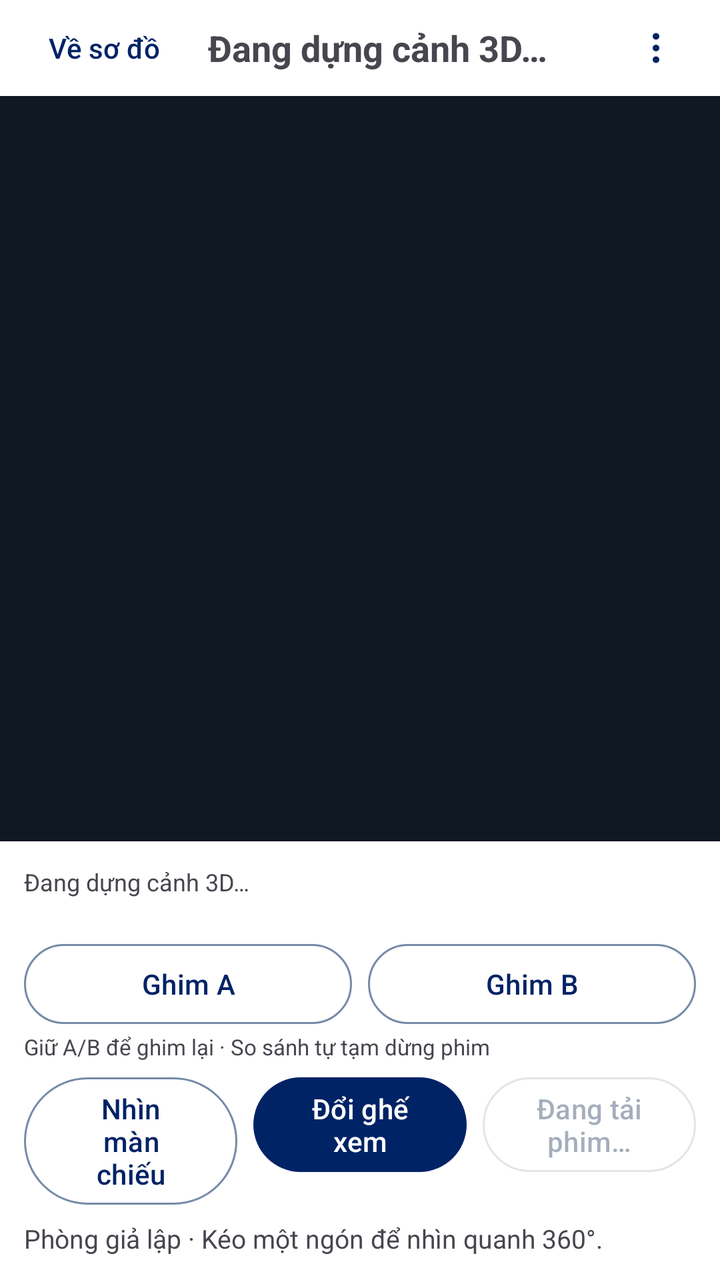
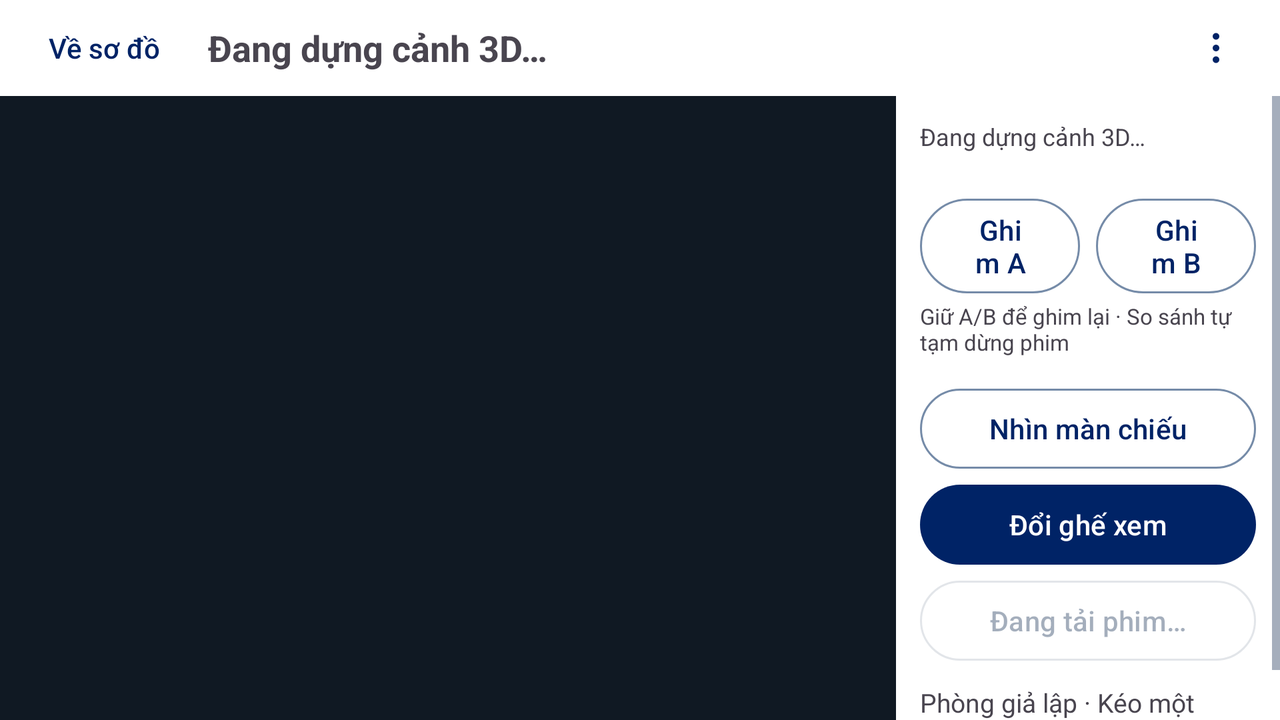

The same Android screen from two of the app's own layout files: first res/layout/ as a phone draws it, then the repository's variant for another configuration, drawn on a device whose configuration selects that folder. Both files follow.
<!-- AndroidManifest.xml: application theme Theme.CinemaMap -->
<!-- res/layout/activity_cinema_preview.xml -->
<?xml version="1.0" encoding="utf-8"?>
<androidx.constraintlayout.widget.ConstraintLayout xmlns:android="http://schemas.android.com/apk/res/android"
    xmlns:app="http://schemas.android.com/apk/res-auto"
    android:id="@+id/preview_root"
    android:layout_width="match_parent"
    android:layout_height="match_parent">

    <LinearLayout
        android:id="@+id/preview_toolbar"
        android:layout_width="0dp"
        android:layout_height="wrap_content"
        android:paddingHorizontal="8dp"
        android:gravity="center_vertical"
        android:orientation="horizontal"
        app:layout_constraintTop_toTopOf="parent"
        app:layout_constraintStart_toStartOf="parent"
        app:layout_constraintEnd_toEndOf="parent">

        <com.google.android.material.button.MaterialButton
            android:id="@+id/close_3d_preview"
            style="?attr/borderlessButtonStyle"
            android:layout_width="wrap_content"
            android:layout_height="wrap_content"
            android:minHeight="48dp"
            android:text="@string/preview_3d_back" />

        <TextView
            android:id="@+id/preview_title"
            android:layout_width="0dp"
            android:layout_height="wrap_content"
            android:layout_weight="1"
            android:paddingHorizontal="8dp"
            android:text="@string/preview_3d_loading"
            android:textSize="18sp"
            android:textStyle="bold" />

        <com.google.android.material.button.MaterialButton
            android:id="@+id/preview_options"
            style="?attr/materialIconButtonStyle"
            android:layout_width="48dp"
            android:layout_height="48dp"
            android:contentDescription="@string/preview_options"
            app:icon="@drawable/ic_preview_options"
            app:iconPadding="0dp" />
    </LinearLayout>

    <FrameLayout
        android:id="@+id/preview_scene_container"
        android:layout_width="0dp"
        android:layout_height="0dp"
        android:background="@color/preview_3d_background"
        app:layout_constraintTop_toBottomOf="@id/preview_toolbar"
        app:layout_constraintBottom_toTopOf="@id/preview_info"
        app:layout_constraintStart_toStartOf="parent"
        app:layout_constraintEnd_toEndOf="parent">

        <TextView
            android:id="@+id/preview_error"
            android:layout_width="match_parent"
            android:layout_height="match_parent"
            android:gravity="center"
            android:padding="24dp"
            android:textColor="@color/white"
            android:visibility="gone" />

        <com.google.android.material.button.MaterialButton
            android:id="@+id/exit_preview_fullscreen"
            android:layout_width="wrap_content"
            android:layout_height="wrap_content"
            android:layout_gravity="top|start"
            android:layout_margin="8dp"
            android:minHeight="48dp"
            android:maxWidth="144dp"
            android:visibility="gone"
            android:text="@string/preview_show_controls" />
    </FrameLayout>

    <LinearLayout
        android:id="@+id/preview_info"
        android:layout_width="0dp"
        android:layout_height="wrap_content"
        android:orientation="vertical"
        android:padding="12dp"
        app:layout_constraintBottom_toBottomOf="parent"
        app:layout_constraintStart_toStartOf="parent"
        app:layout_constraintEnd_toEndOf="parent">

        <TextView
            android:id="@+id/preview_status"
            android:layout_width="match_parent"
            android:layout_height="wrap_content"
            android:accessibilityLiveRegion="polite"
            android:text="@string/preview_3d_loading"
            android:textSize="12sp" />

        <TextView
            android:id="@+id/preview_seat_details"
            android:layout_width="match_parent"
            android:layout_height="wrap_content"
            android:accessibilityLiveRegion="polite"
            android:textStyle="bold"
            android:textSize="14sp" />

        <include layout="@layout/view_preview_extra_controls" />

        <LinearLayout
            android:layout_width="match_parent"
            android:layout_height="wrap_content"
            android:orientation="horizontal"
            android:layout_marginTop="4dp">

            <com.google.android.material.button.MaterialButton
                android:id="@+id/reset_3d_look"
                style="?attr/materialButtonOutlinedStyle"
                android:layout_width="0dp"
                android:layout_height="wrap_content"
                android:layout_weight="1"
                android:minHeight="48dp"
                android:text="@string/preview_3d_reset" />

            <com.google.android.material.button.MaterialButton
                android:id="@+id/change_preview_seat"
                android:layout_width="0dp"
                android:layout_height="wrap_content"
                android:layout_weight="1"
                android:layout_marginStart="8dp"
                android:minHeight="48dp"
                android:text="@string/preview_3d_change" />

            <com.google.android.material.button.MaterialButton
                android:id="@+id/toggle_trailer"
                style="?attr/materialButtonOutlinedStyle"
                android:layout_width="0dp"
                android:layout_height="wrap_content"
                android:layout_weight="1"
                android:layout_marginStart="8dp"
                android:minHeight="48dp"
                android:enabled="false"
                android:text="@string/trailer_loading" />
        </LinearLayout>

        <TextView
            android:layout_width="match_parent"
            android:layout_height="wrap_content"
            android:layout_marginTop="4dp"
            android:text="@string/preview_3d_description"
            android:textSize="13sp" />
    </LinearLayout>
</androidx.constraintlayout.widget.ConstraintLayout>
<!-- res/layout/view_preview_extra_controls.xml (included above) -->
<?xml version="1.0" encoding="utf-8"?>
<LinearLayout xmlns:android="http://schemas.android.com/apk/res/android"
    xmlns:app="http://schemas.android.com/apk/res-auto"
    android:layout_width="match_parent"
    android:layout_height="wrap_content"
    android:orientation="vertical">

    <com.google.android.material.button.MaterialButtonToggleGroup
        android:id="@+id/preview_seat_side"
        android:layout_width="match_parent"
        android:layout_height="wrap_content"
        android:visibility="gone"
        android:contentDescription="@string/preview_couple_position"
        app:singleSelection="true"
        app:selectionRequired="true">

        <com.google.android.material.button.MaterialButton
            android:id="@+id/preview_side_left"
            style="?attr/materialButtonOutlinedStyle"
            android:layout_width="0dp"
            android:layout_height="wrap_content"
            android:layout_weight="1"
            android:minHeight="48dp"
            android:paddingHorizontal="4dp"
            android:text="@string/preview_left" />

        <com.google.android.material.button.MaterialButton
            android:id="@+id/preview_side_right"
            style="?attr/materialButtonOutlinedStyle"
            android:layout_width="0dp"
            android:layout_height="wrap_content"
            android:layout_weight="1"
            android:minHeight="48dp"
            android:paddingHorizontal="4dp"
            android:text="@string/preview_right" />
    </com.google.android.material.button.MaterialButtonToggleGroup>

    <LinearLayout
        android:layout_width="match_parent"
        android:layout_height="wrap_content"
        android:orientation="horizontal">

        <com.google.android.material.button.MaterialButton
            android:id="@+id/preview_compare_a"
            style="?attr/materialButtonOutlinedStyle"
            android:layout_width="0dp"
            android:layout_height="wrap_content"
            android:layout_weight="1"
            android:minHeight="48dp"
            android:text="@string/preview_pin_a" />

        <com.google.android.material.button.MaterialButton
            android:id="@+id/preview_compare_b"
            style="?attr/materialButtonOutlinedStyle"
            android:layout_width="0dp"
            android:layout_height="wrap_content"
            android:layout_weight="1"
            android:layout_marginStart="8dp"
            android:minHeight="48dp"
            android:text="@string/preview_pin_b" />
    </LinearLayout>

    <TextView
        android:layout_width="match_parent"
        android:layout_height="wrap_content"
        android:textSize="11sp"
        android:text="@string/preview_compare_hint" />
</LinearLayout>
<!-- resources referenced by this layout -->
<resources>
  <color name="preview_3d_background">#101923</color>
  <color name="white">#FFFFFFFF</color>
  <!-- drawable ic_preview_options (drawable) -->
  <vector xmlns:android="http://schemas.android.com/apk/res/android"
      android:width="24dp" android:height="24dp" android:viewportWidth="24" android:viewportHeight="24">
      <path android:fillColor="#FF000000" android:pathData="M12,3a2,2 0,1 0,0 4a2,2 0,1 0,0 -4M12,10a2,2 0,1 0,0 4a2,2 0,1 0,0 -4M12,17a2,2 0,1 0,0 4a2,2 0,1 0,0 -4" />
  </vector>
  <string name="preview_3d_back">Về sơ đồ</string>
  <string name="preview_3d_change">Đổi ghế xem</string>
  <string name="preview_3d_description">Phòng giả lập · Kéo một ngón để nhìn quanh 360°.</string>
  <string name="preview_3d_loading">Đang dựng cảnh 3D…</string>
  <string name="preview_3d_reset">Nhìn màn chiếu</string>
  <string name="preview_compare_hint">Giữ A/B để ghim lại · So sánh tự tạm dừng phim</string>
  <string name="preview_couple_position">Vị trí trong ghế đôi</string>
  <string name="preview_left">Trái</string>
  <string name="preview_options">Tuỳ chọn 3D</string>
  <string name="preview_pin_a">Ghim A</string>
  <string name="preview_pin_b">Ghim B</string>
  <string name="preview_right">Phải</string>
  <string name="preview_show_controls">Hiện điều khiển</string>
  <string name="trailer_loading">Đang tải phim…</string>
  <style name="Theme.CinemaMap" parent="Base.Theme.CinemaMap" />
  <style name="Base.Theme.CinemaMap" parent="Theme.Material3.Light.NoActionBar">
          <item name="android:colorBackground">@color/app_background</item>
          <item name="android:textColorPrimary">@color/app_text</item>
          <item name="android:textColorSecondary">@color/app_text_secondary</item>
          <item name="colorPrimary">@color/app_navy</item>
          <item name="colorOnPrimary">@color/white</item>
          <item name="colorPrimaryContainer">@color/app_soft_blue</item>
          <item name="colorOnPrimaryContainer">@color/app_navy</item>
          <item name="colorSecondary">@color/app_navy</item>
          <item name="colorOnSecondary">@color/white</item>
          <item name="colorSecondaryContainer">@color/app_soft_blue</item>
          <item name="colorOnSecondaryContainer">@color/app_navy</item>
          <item name="colorTertiary">@color/app_navy</item>
          <item name="colorOnTertiary">@color/white</item>
          <item name="colorTertiaryContainer">@color/app_soft_blue</item>
          <item name="colorOnTertiaryContainer">@color/app_navy</item>
          <item name="colorSurface">@color/app_background</item>
          <item name="colorOnSurface">@color/app_text</item>
          <item name="colorOnSurfaceVariant">@color/app_text_secondary</item>
          <item name="colorSurfaceVariant">@color/app_soft_blue</item>
          <item name="colorSurfaceContainerLowest">@color/app_background</item>
          <item name="colorSurfaceContainerLow">@color/app_background</item>
          <item name="colorSurfaceContainer">@color/app_background</item>
          <item name="colorSurfaceContainerHigh">@color/app_background</item>
          <item name="colorSurfaceContainerHighest">@color/app_background</item>
          <item name="elevationOverlayEnabled">false</item>
          <item name="colorOutline">@color/seat_outline</item>
          <item name="colorOutlineVariant">@color/app_divider</item>
      </style>
  <color name="app_background">#FFFFFF</color>
  <color name="app_text">#102B4E</color>
  <color name="app_text_secondary">#51647E</color>
  <color name="app_navy">#002366</color>
  <color name="app_soft_blue">#E8EFFB</color>
  <color name="seat_outline">#758BA8</color>
  <color name="app_divider">#D9E2F0</color>
</resources>
<!-- res/layout-land/activity_cinema_preview.xml (the repository's variant of the layout above) -->
<!-- drawn on the phone turned sideways -->
<?xml version="1.0" encoding="utf-8"?>
<androidx.constraintlayout.widget.ConstraintLayout xmlns:android="http://schemas.android.com/apk/res/android"
    xmlns:app="http://schemas.android.com/apk/res-auto"
    android:id="@+id/preview_root"
    android:layout_width="match_parent"
    android:layout_height="match_parent">

    <LinearLayout
        android:id="@+id/preview_toolbar"
        android:layout_width="0dp"
        android:layout_height="wrap_content"
        android:paddingHorizontal="8dp"
        android:gravity="center_vertical"
        android:orientation="horizontal"
        app:layout_constraintTop_toTopOf="parent"
        app:layout_constraintStart_toStartOf="parent"
        app:layout_constraintEnd_toEndOf="parent">

        <com.google.android.material.button.MaterialButton
            android:id="@+id/close_3d_preview"
            style="?attr/borderlessButtonStyle"
            android:layout_width="wrap_content"
            android:layout_height="wrap_content"
            android:minHeight="48dp"
            android:text="@string/preview_3d_back" />

        <TextView
            android:id="@+id/preview_title"
            android:layout_width="0dp"
            android:layout_height="wrap_content"
            android:layout_weight="1"
            android:paddingHorizontal="8dp"
            android:text="@string/preview_3d_loading"
            android:textSize="18sp"
            android:textStyle="bold" />

        <com.google.android.material.button.MaterialButton
            android:id="@+id/preview_options"
            style="?attr/materialIconButtonStyle"
            android:layout_width="48dp"
            android:layout_height="48dp"
            android:contentDescription="@string/preview_options"
            app:icon="@drawable/ic_preview_options"
            app:iconPadding="0dp" />
    </LinearLayout>

    <androidx.constraintlayout.widget.Guideline
        android:id="@+id/preview_panel_divider"
        android:layout_width="wrap_content"
        android:layout_height="wrap_content"
        android:orientation="vertical"
        app:layout_constraintGuide_percent="0.70" />

    <FrameLayout
        android:id="@+id/preview_scene_container"
        android:layout_width="0dp"
        android:layout_height="0dp"
        android:background="@color/preview_3d_background"
        app:layout_constraintTop_toBottomOf="@id/preview_toolbar"
        app:layout_constraintBottom_toBottomOf="parent"
        app:layout_constraintStart_toStartOf="parent"
        app:layout_constraintEnd_toStartOf="@id/preview_panel_divider">

        <TextView
            android:id="@+id/preview_error"
            android:layout_width="match_parent"
            android:layout_height="match_parent"
            android:gravity="center"
            android:padding="24dp"
            android:textColor="@color/white"
            android:visibility="gone" />

        <com.google.android.material.button.MaterialButton
            android:id="@+id/exit_preview_fullscreen"
            android:layout_width="wrap_content"
            android:layout_height="wrap_content"
            android:layout_gravity="top|start"
            android:layout_margin="8dp"
            android:minHeight="48dp"
            android:maxWidth="144dp"
            android:visibility="gone"
            android:text="@string/preview_show_controls" />
    </FrameLayout>

    <ScrollView
        android:id="@+id/preview_controls_scroll"
        android:layout_width="0dp"
        android:layout_height="0dp"
        android:fillViewport="true"
        app:layout_constraintTop_toBottomOf="@id/preview_toolbar"
        app:layout_constraintBottom_toBottomOf="parent"
        app:layout_constraintStart_toEndOf="@id/preview_panel_divider"
        app:layout_constraintEnd_toEndOf="parent">

        <LinearLayout
            android:layout_width="match_parent"
            android:layout_height="wrap_content"
            android:orientation="vertical"
            android:padding="12dp">

            <TextView
                android:id="@+id/preview_status"
                android:layout_width="match_parent"
                android:layout_height="wrap_content"
                android:accessibilityLiveRegion="polite"
                android:text="@string/preview_3d_loading"
                android:textSize="12sp" />

            <TextView
                android:id="@+id/preview_seat_details"
                android:layout_width="match_parent"
                android:layout_height="wrap_content"
                android:accessibilityLiveRegion="polite"
                android:textStyle="bold"
                android:textSize="14sp" />

            <include layout="@layout/view_preview_extra_controls" />

            <com.google.android.material.button.MaterialButton
                android:id="@+id/reset_3d_look"
                style="?attr/materialButtonOutlinedStyle"
                android:layout_width="match_parent"
                android:layout_height="wrap_content"
                android:layout_marginTop="12dp"
                android:minHeight="48dp"
                android:text="@string/preview_3d_reset" />

            <com.google.android.material.button.MaterialButton
                android:id="@+id/change_preview_seat"
                android:layout_width="match_parent"
                android:layout_height="wrap_content"
                android:minHeight="48dp"
                android:text="@string/preview_3d_change" />

            <com.google.android.material.button.MaterialButton
                android:id="@+id/toggle_trailer"
                style="?attr/materialButtonOutlinedStyle"
                android:layout_width="match_parent"
                android:layout_height="wrap_content"
                android:minHeight="48dp"
                android:enabled="false"
                android:text="@string/trailer_loading" />

            <TextView
                android:layout_width="match_parent"
                android:layout_height="wrap_content"
                android:layout_marginTop="8dp"
                android:text="@string/preview_3d_description"
                android:textSize="13sp" />
        </LinearLayout>
    </ScrollView>
</androidx.constraintlayout.widget.ConstraintLayout>
